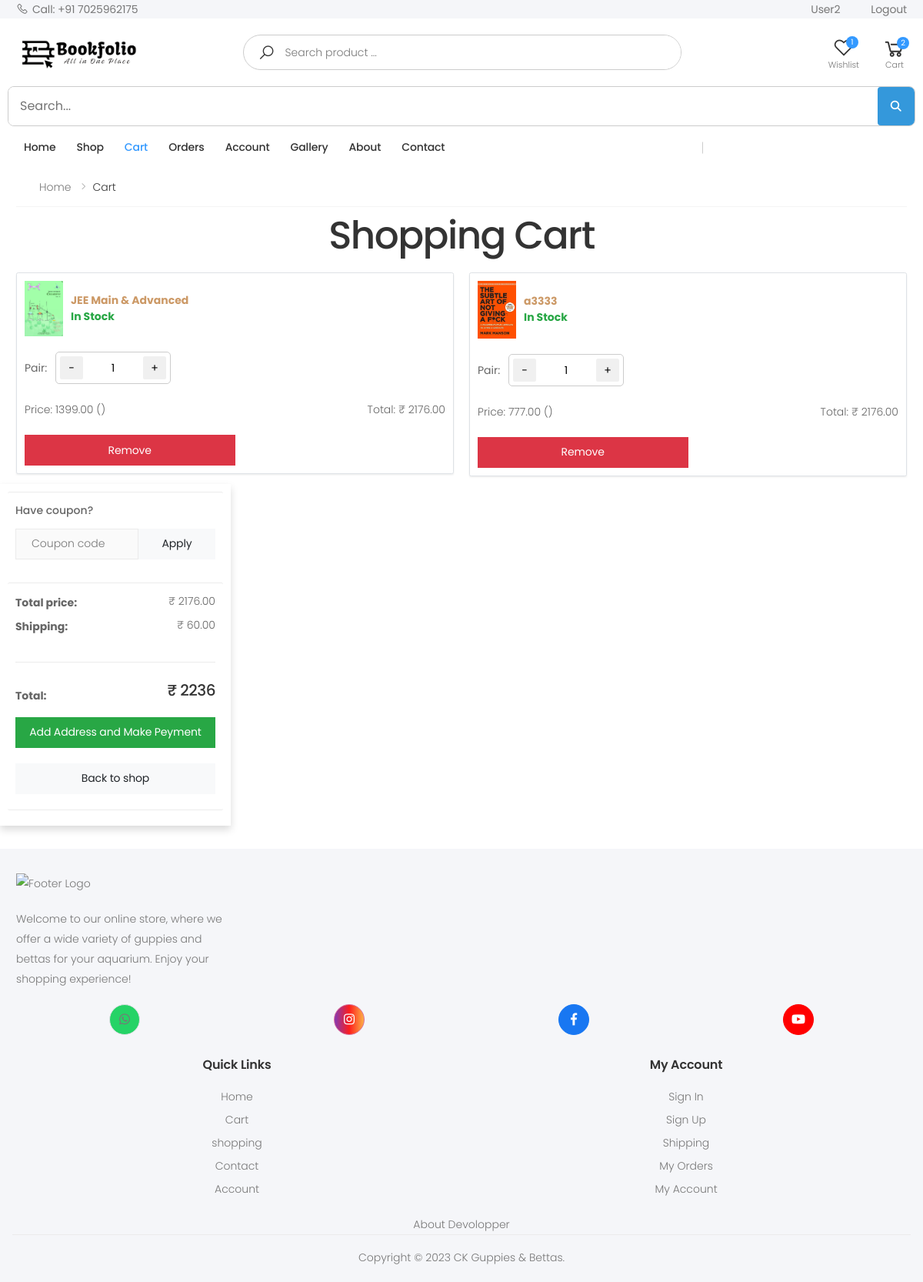
Before: /cart/ (signed in) with the older database file.
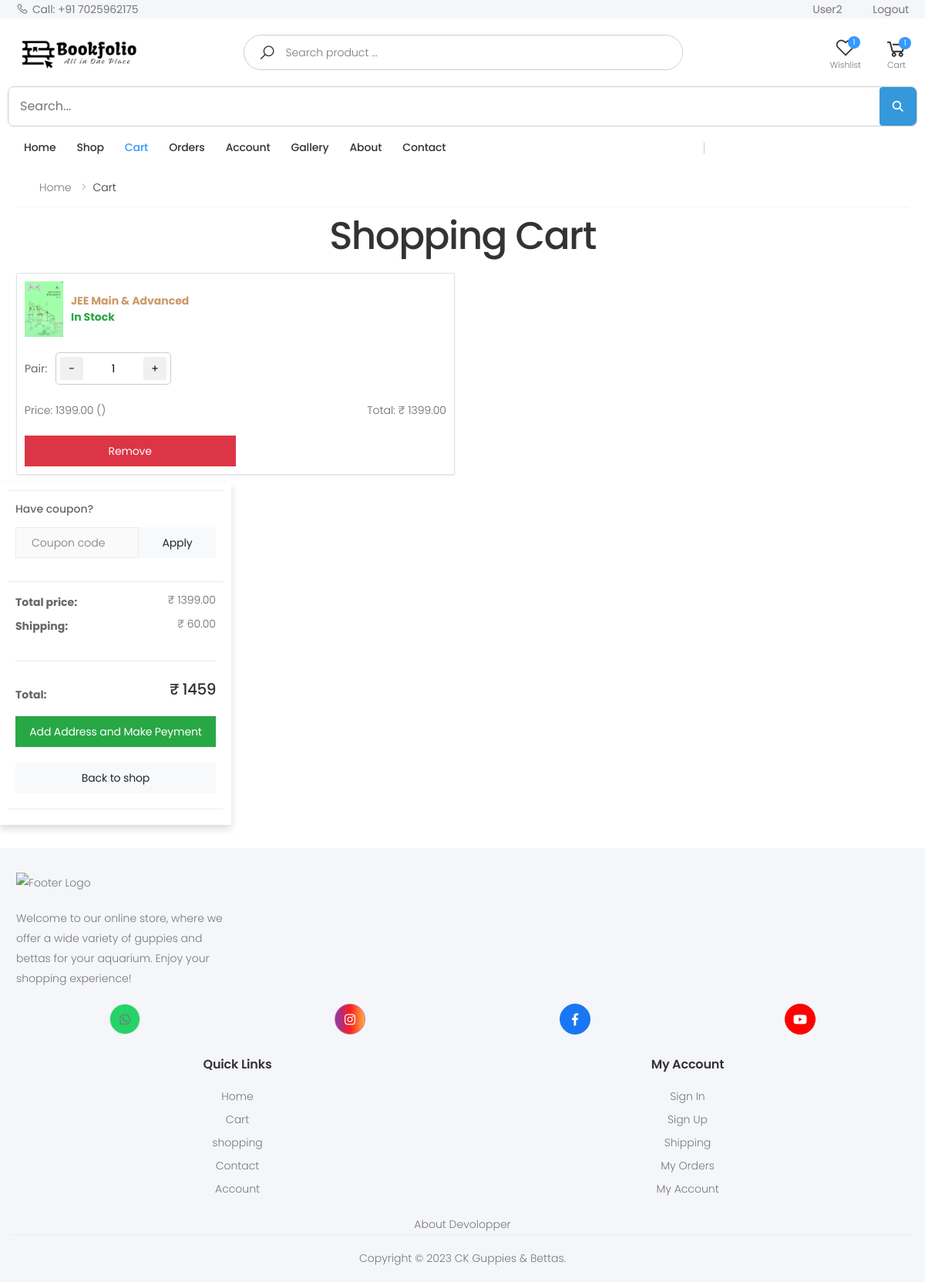
After: the same page with the newer database file.
### store/models.py (models this page shows, shortened)
class OrderItem(models.Model):
    product = models.ForeignKey(Product, on_delete=models.SET_NULL, null=True)
    order = models.ForeignKey(Order, on_delete=models.SET_NULL, null=True)
    quantity = models.IntegerField(default=0, null=True, blank=True)
    date_added = models.DateTimeField(auto_now_add=True)
    price_at_purchase = models.DecimalField(max_digits=7, decimal_places=2, null=True, blank=True)
    @property
    def get_total(self):
        if self.price_at_purchase is None:
            self.price_at_purchase = self.product.new_price
        return self.price_at_purchase * self.quantity

class Product(models.Model):
    name = models.CharField(max_length=250, unique=True)
    slug = models.SlugField(max_length=250, unique=True)
    description = models.TextField(blank=True)
    old_price = models.DecimalField(max_digits=7, blank=True, null=True, decimal_places=2)
    new_price = models.DecimalField(max_digits=7, blank=False, decimal_places=2)
    category = models.ForeignKey(Category, on_delete=models.SET_NULL, null=True)
    image_1 = models.ImageField(upload_to='product')
    image_2 = models.ImageField(upload_to='product', blank=True)
    image_3 = models.ImageField(upload_to='product', blank=True)
    video_url = models.URLField(max_length=200, blank=True)
    stock = models.IntegerField()
    active = models.BooleanField(default=True)
    new = models.BooleanField(default=True)
    created = models.DateTimeField(auto_now_add=True)
    update = models.DateField(auto_now=True)
    def get_url(self):
        return reverse('store_app:proDetail', args=[self.category.slug, self.slug])
    class Meta:
        ordering = ('name',)
        verbose_name = 'product'
        verbose_name_plural = 'products'
    @property
    def imageURL(self):
        try:
            url = self.image_1.url
        except:
            url = ''
        return url

class Order(models.Model):
    STATUS_CHOICES = [
        ('Processing', 'Processing'),
        ('Shipped', 'Shipped'),
        ('Delivered', 'Delivered')
    ]
    customer = models.ForeignKey(Customer, on_delete=models.SET_NULL, null=True, blank=True)
    date_ordered = models.DateTimeField(auto_now_add=True)
    complete = models.BooleanField(default=False)
    transaction_id = models.CharField(max_length=100, null=True)
    status = models.CharField(max_length=20, choices=STATUS_CHOICES, default='Processing')
    processing_time = models.DateTimeField(null=True, blank=True)
    shipped_time = models.DateTimeField(null=True, blank=True)
    delivered_time = models.DateTimeField(null=True, blank=True)
    @property
    def get_cart_total(self):
        orderitems = self.orderitem_set.all()
        total = sum([item.get_total for item in orderitems])
        return total
    @property
    def get_cart_items(self):
        orderitems = self.orderitem_set.all()
        total = sum([item.quantity for item in orderitems])
        return total

### store/views.py (the view)
# urls.py: path('cart/', views.cart, name="cart"),
def cart(request):
    data = cartData(request)
    cartItems = data['cartItems']
    order = data['order']
    items = data['items']
    total_price_difference = data['total_price_difference']
    context = {'items': items, 'order': order, 'cartItems': cartItems, 'total_price_difference': total_price_difference}
    return render(request, 'store/cart.html', context)

### store/context_processors.py (called while the page is built)
def menu_link(request): # this function don't wanna call to work, it's defined in setting to work
    links_list = Category.objects.annotate(
        num_products=Count('product', filter=Q(product__active=True, product__stock__gt=0))
    ).filter(num_products__gt=0).order_by('name')  # Add an order_by clause here
    paginator3 = Paginator(links_list, 8)
    try:
        page = int(request.GET.get('page', '1'))
    except:
        page = 1
    try:
        links = paginator3.page(page)
    except (InvalidPage, EmptyPage):
        links = paginator3.page(paginator3.num_pages)
    return dict(links=links)

def cart_data(request):
    data = cartData(request)
    cartItems = data['cartItems']
    return dict(cartItems=cartItems)

def wishlist_count(request):
    if request.user.is_authenticated:
        wishlist_count = Wishlist.objects.filter(user=request.user).count()
    else:
        cookie_data = cookieWishlist(request)
        wishlist_count = cookie_data['wishlist_count']
    return {'wishlist_count': wishlist_count}

### store/models.py (called while the page is built)
    def get_url(self):
        return reverse('store_app:product_by_category', args=[self.slug])

### store/templates/store/Cart.html (shortened to what the changed rows need)
{% extends 'store/Base.html' %}
{% load static %}
{% block content %}
<link rel="stylesheet" href="{% static 'assets/css/style/cart.css' %}">
<link rel="stylesheet" href="{% static 'CSS/cart.css' %}">
<div class="container">
	{% if not items %}
	<div>
		<div class="text-center mb-3">
			<br>
			<h1>Your shopping cart is empty.</h1>
			<p class="mt-4">Please click <a href="{% url 'store_app:allProdCat' %}"><b>here</b></a> to
				continue shopping.</p>
		</div>
	</div>
	{% else %}
	<div class="text-center mb-2">
		<h1>Shopping Cart</h1>
	</div>
	<div class="row g-3">
		{% for cart_item in items %}
		<div class="col-md-6">
			<div class="card border rounded shadow-sm">
				<div class="card-header m-3">
					<a href="{{cart_item.product.get_url}}">
						<div class="d-flex align-items-center">
							<img src="{{ cart_item.product.imageURL }}" alt="{{ cart_item.product.name }}"
								class="img-fluid" style="width: 50px;">
							<div class="ms-3 ml-3">
								<div>{{ cart_item.product.name }}</div>
								<div
									class="{% if cart_item.product.active and cart_item.product.stock > 0 %} text-success {% endif %} {% if not cart_item.product.active or cart_item.product.stock == 0 %} text-muted {% endif %}">
									{% if cart_item.product.active and cart_item.product.stock > 0 %}
									In Stock
									{% else %}
									Out of Stock
									{% endif %}
								</div>
							</div>
						</div>
					</a>
				</div>
				<div class="card-body">
					<div class="d-flex flex-row justify-content-between">
						<div class="details-filter-row details-row-size">
							<label for="qty">Pair:</label>
							<div class="product-details-quantity">
								<div class="cart-item-counter">
									<button data-product="{{cart_item.product.id}}" data-action="remove"
										class="cart-decrement chg-quantity update-cart">-</button>
									<input id="cart-quantity" class="cart-quantity" value="{{ cart_item.quantity }}">
									<button data-quntity="{{cart_item.product.stock}}"
										data-product="{{cart_item.product.id}}" data-action="add"
										class="cart-increment chg-quantity update-cart">+</button>
								</div>
							</div>
						</div>
					</div>
					<div class="d-flex flex-row justify-content-between">
						<div>Price: {{ cart_item.product.new_price }} ({{ cart_item.product.price_difference }})</div>
						<div>Total: ₹ {{order.get_cart_total|floatformat:2}}</div>
					</div>
					<div class="d-flex flex-row justify-content-start">
						<button type="button" class="btn btn-danger mt-2 update-cart remove-button"
							data-product="{{ cart_item.product.id }}" data-action="remove-all">Remove</button>
					</div>
				</div>
			</div>
		</div>
		{% endfor %}
	</div>
</div>
<aside class="col-lg-3 mb-3">
	<div class="card">
		<div class="card-body">
			<form id="couponForm">
				<div class="form-group">
					<label class="form-label">Have coupon?</label>
					<div class="input-group">
						<input type="text" class="form-control pr-2" name="couponCode" placeholder="Coupon code">
						<button type="submit" class="btn btn-light"
							style="max-width: 150px; min-width: 100px;">Apply</button>
					</div>
				</div>
			</form>
		</div>
	</div>
	<div class="card">
		<div class="card-body">
			<dl class="dlist-align">
				<dt>Total price:</dt>
				<dd class="text-end"> ₹ {{order.get_cart_total|floatformat:2}}</dd>
			</dl>
			<dl class="dlist-align">
				<dt>Shipping:</dt>
				<dd class="text-end"> ₹ 60.00 </dd>
			</dl>
			<hr>
			<dl class="dlist-align">
				<dt>Total:</dt>
				<dd class="text-end text-dark h5"> ₹ {{ order.get_cart_total|add:60}} </dd>
			</dl>
			<div class="d-grid gap-2 my-3">
				<a href="{% url 'store_app:checkout' %}" class="btn btn-success w-100 mb-2"> Add Address and Make
					Peyment </a>
				<a href="/" class="btn btn-light w-100"> Back to shop </a>
			</div>
		</div>
	</div>
</aside>
{% endif %}
</div>
{% endblock %}

### store/templates/store/Base.html (shortened to what the changed rows need)
{% load static %}
<!DOCTYPE html>
<html lang="en">
<head>
    <link rel="stylesheet" href="{% static 'assets/css/bootstrap.min.css' %}">
    <link rel="stylesheet" href="{% static 'assets/css/style/Base.css' %}">
    <link rel="stylesheet" href="{% static 'assets/css/skins/skin-demo-4.css' %}">
    <link rel="stylesheet" href="{% static 'assets/css/demos/demo-4.css' %}">
    <link rel="stylesheet" href="{% static 'assets/css/style2.css' %}">
</head>
<body>
    <div class="page-wrapper">
        <header class="header header-intro-clearance header-4">
            <div class="header-middle">
                <div class="container">
                    <div class="header-right">
                        <div class="dropdown cart-dropdown">
                            <a href="{% url 'store_app:cart' %}" class="dropdown-toggle">
                                <div class="icon">
                                    <i class="icon-shopping-cart"></i>
                                    <span class="cart-count" data-cart-items="{{cartItems}}">{{cartItems}}</span>
                                </div>
                            </a>
                        </div>
                    </div>
                </div>
            </div>
        </header>
        {% block content %}{% endblock %}
</body>
</html>

Changed rows visible on the page:
removed OrderItem: product.imageURL (picture), product.name "a3333", shows "In Stock", quantity "1", product.new_price "777.00", {{ order.get_cart_total|floatformat:2 }} "2176.00"
computed for Order: get_cart_total "2176.00" → "1399.00"; get_cart_total|add "2236" → "1459"
Other visible differences:
{{ cartItems }}: "2" → "1"
